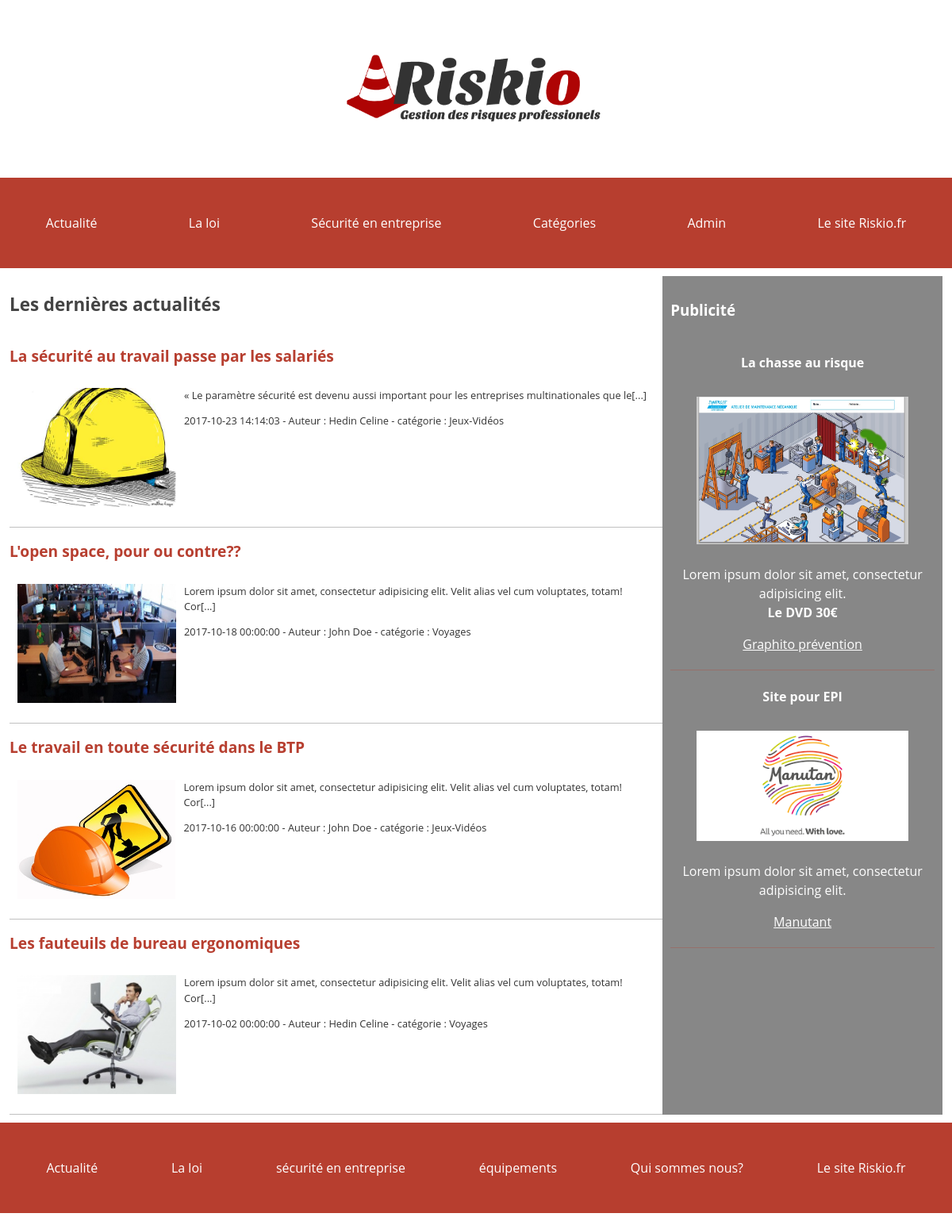
/php/index.php, run on the app's committed database.
### tables this page shows
CREATE TABLE `Post` (
  `Id` smallint(5) UNSIGNED NOT NULL,
  `Title` varchar(100) NOT NULL,
  `img` varchar(60) DEFAULT NULL,
  `Contents` text NOT NULL,
  `CreationTimestamp` datetime NOT NULL,
  `Author_Id` tinyint(3) UNSIGNED DEFAULT NULL,
  `Category_Id` tinyint(3) UNSIGNED DEFAULT NULL
);

CREATE TABLE `Author` (
  `Id` tinyint(3) UNSIGNED NOT NULL,
  `FirstName` varchar(50) NOT NULL,
  `LastName` varchar(50) NOT NULL
);

CREATE TABLE `Category` (
  `Id` tinyint(3) UNSIGNED NOT NULL,
  `Name` varchar(40) NOT NULL
);

### php/index.php (called while the page is built, shortened)
<?php
include "BDD.php";
$query = $pdo->query("SELECT Title, img, Post.Id, Contents, CreationTimestamp, FirstName, LastName, Name
FROM Post
INNER JOIN Author ON Post.Author_Id = Author.Id
INNER JOIN Category ON Post.Category_Id = Category.Id
ORDER BY Post.Id DESC");
$details = $query->fetchAll();
include "../layout.phtml";

### index.phtml (the view)
<main class="container">
  <section class="article">
    <h1>Les dernières actualités</h1>
    <?php foreach($details as $detail): ?><article class="">
      <a class="titre" href=""show_post.php?id=<?=$detail["Id"]?>""><h2><?= $detail["Title"] ?></h2></a>
      <div class="">
        <img src="<?=$detail["img"]?>" alt="fauteuil de bureau" class="size">
        <a href="show_post.php?id=<?=$detail["Id"]?>"><p><?= substr($detail["Contents"],0,100) ?>[...]</p>
        <p><?= $detail["CreationTimestamp"] ?> - Auteur : <?= $detail["FirstName"] ?> <?= $detail["LastName"] ?> - catégorie : <?= $detail["Name"] ?></p></a>
      </div>
    </article><?php endforeach ?>
  </section>
  <section class = "publicite">
    <h3>Publicité</h3>
    <article class="pub">
      <h4>La chasse au risque</h4>
        <img class="imgpub" src="../img/atelier_mecanique_exercice.jpg" alt="">
        <p>Lorem ipsum dolor sit amet, consectetur adipisicing elit.<br><strong>Le DVD 30€</strong></p>
        <a href="www.graphito.fr">Graphito prévention</a>
    </article>
    <article class="pub">
      <h4>Site pour EPI</h4>
        <img class="imgpub" src="../img/téléchargement.png" alt="">
        <p>Lorem ipsum dolor sit amet, consectetur adipisicing elit.</p>
        <a href="www.manutant.fr">Manutant</a>
    </article>
  </section>
</main>

### layout.phtml (shortened to what this page needs)
<!DOCTYPE html>
<html>
  <head>
    <link rel="stylesheet" href="../css/index.css">
  </head>
  <body>
    <header>
      <a class="logo container" href="index.php"><img src="../img/logo.png" alt="Logo Riskio"></a>
      <nav >
        <a href="#">Actualité</a>
        <a href="#">La loi</a>
        <a href="#">Sécurité en entreprise</a>
        <ul id="menu-deroulant">
        	<li><a href="#">Catégories</a>
        	</li>
        </ul>
        <a href="admin.php">Admin</a>
        <a href="http://staging.riskio.fr">Le site Riskio.fr</a>
      </nav>
    </header>
    <?php include $template.".phtml" ?>
    <footer>
      <nav class="container">
        <a href="#">Actualité</a>
        <a href="#">La loi</a>
        <a href="#">sécurité en entreprise</a>
        <a href="#">équipements</a>
        <a href="#">Qui sommes nous?</a>
        <a href="staging.riskio.fr">Le site Riskio.fr</a>
      </nav>
    </footer>
  </body>
</html>

### css/index.css (style rules this page uses)
* { box-sizing: border-box; outline: none; transition : all 0.5s; }
html { font-size: 100%; min-height: 100%; overflow-y: auto; }
body { margin : 0; font-family: "Open Sans", sans-serif; line-height: 1.5; color : #444; max-width: 1500px; }
img, video { max-width: 100%; margin: 10px; }
.article .size { width: 200px; height: 150px; }
.container { width: 98%; max-width: 1200px; margin-left: auto; margin-right: auto; }
nav { display: flex; align-items:center; align-content: center; justify-content: space-around; flex-wrap: wrap; margin-bottom: 10px; }
a img { width: 75%; overflow: hidden; padding-left: 20%; margin-left: 11%; }
nav { background-color: #b73e2f; text-align: center; padding: 25px 0;*/ }
nav a { padding: 20px; color: #fff; text-decoration: none; }
#menu-deroulant, #menu-deroulant ul { padding: 0; margin: 0; list-style: none; }
#menu-deroulant { text-align: center; }
#menu-deroulant li { display: inline-block; }
#menu-deroulant a { text-decoration: none; display: block; }
main { display: flex; }
.article article { display: flex; flex-direction: column; justify-content: space-between; border-bottom: 1px solid rgba(51,51,51,0.3); padding-bottom: 15px; padding-right: 10px; }
.article { width: 70%; }
.article p { margin-top: 10px; font-size: 0.8rem; }
div { display: flex; flex-wrap: nowrap; }
h1 { font-size: 1.4rem; }
h2 { font-size: 1.2rem; color: #b73f30 }
div a { text-decoration: none; color: #333; }
div img { float: left; }
.titre { text-decoration: none; }
.publicite { width: 30%; background-color: rgba(51,51,51,0.59); color: #fff; padding: 10px; }
.pub { display: flex; flex-direction: column; justify-content: space-between; overflow:hidden; text-align: center; }
.publicite a { color: #fff; }
.publicite article { border-bottom: 1px solid rgba(183,62,47,0.31); padding-bottom: 20px; }
.imgpub { width: 80%; align-self: flex-start; margin-left: auto; margin-right: auto; }
h4 { width: 100%; }
footer { background-color: #b73e2f; margin-top: 10px; }

### data on the page
post: Title "La sécurité au travail passe par les salariés", img (picture), Contents "« Le paramètre sécurité est devenu aussi important pour les entreprises multinationales que le", CreationTimestamp "2017-10-23 14:14:03", Author_Id.FirstName "Hedin", Author_Id.LastName "Celine", Category_Id.Name "Jeux-Vidéos"
post: Title "L'open space, pour ou contre??", img (picture), Contents "Lorem ipsum dolor sit amet, consectetur adipisicing elit. Velit alias vel cum voluptates, totam! Cor", CreationTimestamp "2017-10-18 00:00:00", Author_Id.FirstName "John", Author_Id.LastName "Doe", Category_Id.Name "Voyages"
post: Title "Le travail en toute sécurité dans le BTP", img (picture), Contents "Lorem ipsum dolor sit amet, consectetur adipisicing elit. Velit alias vel cum voluptates, totam! Cor", CreationTimestamp "2017-10-16 00:00:00", Author_Id.FirstName "John", Author_Id.LastName "Doe", Category_Id.Name "Jeux-Vidéos"
post: Title "Les fauteuils de bureau ergonomiques", img (picture), Contents "Lorem ipsum dolor sit amet, consectetur adipisicing elit. Velit alias vel cum voluptates, totam! Cor", CreationTimestamp "2017-10-02 00:00:00", Author_Id.FirstName "Hedin", Author_Id.LastName "Celine", Category_Id.Name "Voyages"
